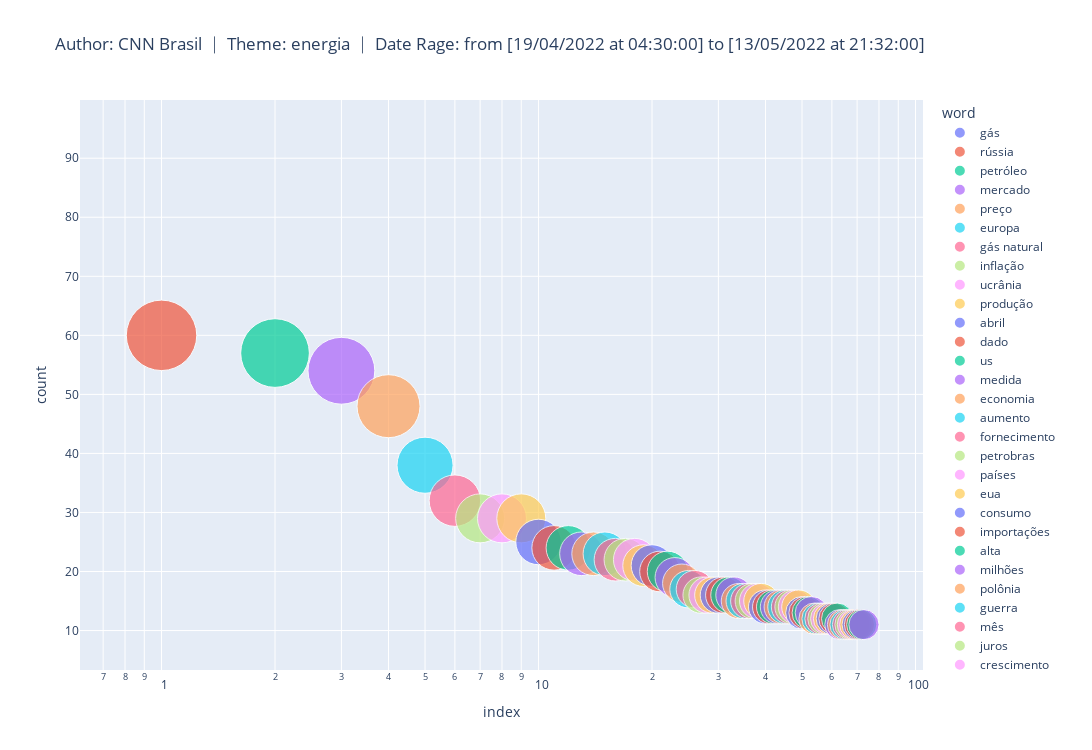

The notebook cell saved with this chart:
### Code cell
# iterative scatter analysis with wordcloud words

## creating a dataframe with the dictionary generated by the NLP algorithm
df2 = pd.DataFrame.from_dict(wordcloud_text, orient='index') # generating a dataframe from a dictionary
df2 = df2.rename(columns={0:'count'}) 
df2['word'] = df2.index
df2 = df2.reset_index(drop=True)
df2 = df2[['word','count']]

df2.sort_values(by = ['count'],ascending = False,inplace = True, ignore_index = True) # Sort values by descending

## generating a scatterplot from the plotfy library
fig = px.scatter(df2.query('count > 10'),
                y="count",
                size="count",
                color="word",
                hover_name="word",
                log_x=True,
                title = wordcloud_title,
                width=1500, 
                height=750,
                size_max=60)
fig.show()

plt.offline.plot(fig, filename = search_theme+'.html')

### Figure 1 — Plotly figure (JSON) as saved in the notebook; plotly's stock layout.template omitted (floating-point values rounded to 4 significant figures)
{"data": [{"hovertemplate": "<b>%{hovertext}</b><br><br>word=gás<br>index=%{x}<br>count=%{marker.size}<extra></extra>", "hovertext": ["gás"], "legendgroup": "gás", "marker": {"color": "#636efa", "size": [87], "sizemode": "area", "sizeref": 0.02417, "symbol": "circle"}, "mode": "markers", "name": "gás", "orientation": "v", "showlegend": true, "type": "scatter", "x": [0], "xaxis": "x", "y": [87], "yaxis": "y"}, {"hovertemplate": "<b>%{hovertext}</b><br><br>word=rússia<br>index=%{x}<br>count=%{marker.size}<extra></extra>", "hovertext": ["rússia"], "legendgroup": "rússia", "marker": {"color": "#EF553B", "size": [60], "sizemode": "area", "sizeref": 0.02417, "symbol": "circle"}, "mode": "markers", "name": "rússia", "orientation": "v", "showlegend": true, "type": "scatter", "x": [1], "xaxis": "x", "y": [60], "yaxis": "y"}, {"hovertemplate": "<b>%{hovertext}</b><br><br>word=petróleo<br>index=%{x}<br>count=%{marker.size}<extra></extra>", "hovertext": ["petróleo"], "legendgroup": "petróleo", "marker": {"color": "#00cc96", "size": [57], "sizemode": "area", "sizeref": 0.02417, "symbol": "circle"}, "mode": "markers", "name": "petróleo", "orientation": "v", "showlegend": true, "type": "scatter", "x": [2], "xaxis": "x", "y": [57], "yaxis": "y"}, {"hovertemplate": "<b>%{hovertext}</b><br><br>word=mercado<br>index=%{x}<br>count=%{marker.size}<extra></extra>", "hovertext": ["mercado"], "legendgroup": "mercado", "marker": {"color": "#ab63fa", "size": [54], "sizemode": "area", "sizeref": 0.02417, "symbol": "circle"}, "mode": "markers", "name": "mercado", "orientation": "v", "showlegend": true, "type": "scatter", "x": [3], "xaxis": "x", "y": [54], "yaxis": "y"}, {"hovertemplate": "<b>%{hovertext}</b><br><br>word=preço<br>index=%{x}<br>count=%{marker.size}<extra></extra>", "hovertext": ["preço"], "legendgroup": "preço", "marker": {"color": "#FFA15A", "size": [48], "sizemode": "area", "sizeref": 0.02417, "symbol": "circle"}, "mode": "markers", "name": "preço", "orientation": "v", "showlegend": true, "type": "scatter", "x": [4], "xaxis": "x", "y": [48], "yaxis": "y"}, {"hovertemplate": "<b>%{hovertext}</b><br><br>word=europa<br>index=%{x}<br>count=%{marker.size}<extra></extra>", "hovertext": ["europa"], "legendgroup": "europa", "marker": {"color": "#19d3f3", "size": [38], "sizemode": "area", "sizeref": 0.02417, "symbol": "circle"}, "mode": "markers", "name": "europa", "orientation": "v", "showlegend": true, "type": "scatter", "x": [5], "xaxis": "x", "y": [38], "yaxis": "y"}, {"hovertemplate": "<b>%{hovertext}</b><br><br>word=gás natural<br>index=%{x}<br>count=%{marker.size}<extra></extra>", "hovertext": ["gás natural"], "legendgroup": "gás natural", "marker": {"color": "#FF6692", "size": [32], "sizemode": "area", "sizeref": 0.02417, "symbol": "circle"}, "mode": "markers", "name": "gás natural", "orientation": "v", "showlegend": true, "type": "scatter", "x": [6], "xaxis": "x", "y": [32], "yaxis": "y"}, {"hovertemplate": "<b>%{hovertext}</b><br><br>word=inflação<br>index=%{x}<br>count=%{marker.size}<extra></extra>", "hovertext": ["inflação"], "legendgroup": "inflação", "marker": {"color": "#B6E880", "size": [29], "sizemode": "area", "sizeref": 0.02417, "symbol": "circle"}, "mode": "markers", "name": "inflação", "orientation": "v", "showlegend": true, "type": "scatter", "x": [7], "xaxis": "x", "y": [29], "yaxis": "y"}, {"hovertemplate": "<b>%{hovertext}</b><br><br>word=ucrânia<br>index=%{x}<br>count=%{marker.size}<extra></extra>", "hovertext": ["ucrânia"], "legendgroup": "ucrânia", "marker": {"color": "#FF97FF", "size": [29], "sizemode": "area", "sizeref": 0.02417, "symbol": "circle"}, "mode": "markers", "name": "ucrânia", "orientation": "v", "showlegend": true, "type": "scatter", "x": [8], "xaxis": "x", "y": [29], "yaxis": "y"}, {"hovertemplate": "<b>%{hovertext}</b><br><br>word=produção<br>index=%{x}<br>count=%{marker.size}<extra></extra>", "hovertext": ["produção"], "legendgroup": "produção", "marker": {"color": "#FECB52", "size": [29], "sizemode": "area", "sizeref": 0.02417, "symbol": "circle"}, "mode": "markers", "name": "produção", "orientation": "v", "showlegend": true, "type": "scatter", "x": [9], "xaxis": "x", "y": [29], "yaxis": "y"}, {"hovertemplate": "<b>%{hovertext}</b><br><br>word=abril<br>index=%{x}<br>count=%{marker.size}<extra></extra>", "hovertext": ["abril"], "legendgroup": "abril", "marker": {"color": "#636efa", "size": [25], "sizemode": "area", "sizeref": 0.02417, "symbol": "circle"}, "mode": "markers", "name": "abril", "orientation": "v", "showlegend": true, "type": "scatter", "x": [10], "xaxis": "x", "y": [25], "yaxis": "y"}, {"hovertemplate": "<b>%{hovertext}</b><br><br>word=dado<br>index=%{x}<br>count=%{marker.size}<extra></extra>", "hovertext": ["dado"], "legendgroup": "dado", "marker": {"color": "#EF553B", "size": [24], "sizemode": "area", "sizeref": 0.02417, "symbol": "circle"}, "mode": "markers", "name": "dado", "orientation": "v", "showlegend": true, "type": "scatter", "x": [11], "xaxis": "x", "y": [24], "yaxis": "y"}, {"hovertemplate": "<b>%{hovertext}</b><br><br>word=us<br>index=%{x}<br>count=%{marker.size}<extra></extra>", "hovertext": ["us"], "legendgroup": "us", "marker": {"color": "#00cc96", "size": [24], "sizemode": "area", "sizeref": 0.02417, "symbol": "circle"}, "mode": "markers", "name": "us", "orientation": "v", "showlegend": true, "type": "scatter", "x": [12], "xaxis": "x", "y": [24], "yaxis": "y"}, {"hovertemplate": "<b>%{hovertext}</b><br><br>word=medida<br>index=%{x}<br>count=%{marker.size}<extra></extra>", "hovertext": ["medida"], "legendgroup": "medida", "marker": {"color": "#ab63fa", "size": [23], "sizemode": "area", "sizeref": 0.02417, "symbol": "circle"}, "mode": "markers", "name": "medida", "orientation": "v", "showlegend": true, "type": "scatter", "x": [13], "xaxis": "x", "y": [23], "yaxis": "y"}, {"hovertemplate": "<b>%{hovertext}</b><br><br>word=economia<br>index=%{x}<br>count=%{marker.size}<extra></extra>", "hovertext": ["economia"], "legendgroup": "economia", "marker": {"color": "#FFA15A", "size": [23], "sizemode": "area", "sizeref": 0.02417, "symbol": "circle"}, "mode": "markers", "name": "economia", "orientation": "v", "showlegend": true, "type": "scatter", "x": [14], "xaxis": "x", "y": [23], "yaxis": "y"}, {"hovertemplate": "<b>%{hovertext}</b><br><br>word=aumento<br>index=%{x}<br>count=%{marker.size}<extra></extra>", "hovertext": ["aumento"], "legendgroup": "aumento", "marker": {"color": "#19d3f3", "size": [23], "sizemode": "area", "sizeref": 0.02417, "symbol": "circle"}, "mode": "markers", "name": "aumento", "orientation": "v", "showlegend": true, "type": "scatter", "x": [15], "xaxis": "x", "y": [23], "yaxis": "y"}, {"hovertemplate": "<b>%{hovertext}</b><br><br>word=fornecimento<br>index=%{x}<br>count=%{marker.size}<extra></extra>", "hovertext": ["fornecimento"], "legendgroup": "fornecimento", "marker": {"color": "#FF6692", "size": [22], "sizemode": "area", "sizeref": 0.02417, "symbol": "circle"}, "mode": "markers", "name": "fornecimento", "orientation": "v", "showlegend": true, "type": "scatter", "x": [16], "xaxis": "x", "y": [22], "yaxis": "y"}, {"hovertemplate": "<b>%{hovertext}</b><br><br>word=petrobras<br>index=%{x}<br>count=%{marker.size}<extra></extra>", "hovertext": ["petrobras"], "legendgroup": "petrobras", "marker": {"color": "#B6E880", "size": [22], "sizemode": "area", "sizeref": 0.02417, "symbol": "circle"}, "mode": "markers", "name": "petrobras", "orientation": "v", "showlegend": true, "type": "scatter", "x": [17], "xaxis": "x", "y": [22], "yaxis": "y"}, {"hovertemplate": "<b>%{hovertext}</b><br><br>word=países<br>index=%{x}<br>count=%{marker.size}<extra></extra>", "hovertext": ["países"], "legendgroup": "países", "marker": {"color": "#FF97FF", "size": [22], "sizemode": "area", "sizeref": 0.02417, "symbol": "circle"}, "mode": "markers", "name": "países", "orientation": "v", "showlegend": true, "type": "scatter", "x": [18], "xaxis": "x", "y": [22], "yaxis": "y"}, {"hovertemplate": "<b>%{hovertext}</b><br><br>word=eua<br>index=%{x}<br>count=%{marker.size}<extra></extra>", "hovertext": ["eua"], "legendgroup": "eua", "marker": {"color": "#FECB52", "size": [21], "sizemode": "area", "sizeref": 0.02417, "symbol": "circle"}, "mode": "markers", "name": "eua", "orientation": "v", "showlegend": true, "type": "scatter", "x": [19], "xaxis": "x", "y": [21], "yaxis": "y"}, {"hovertemplate": "<b>%{hovertext}</b><br><br>word=consumo<br>index=%{x}<br>count=%{marker.size}<extra></extra>", "hovertext": ["consumo"], "legendgroup": "consumo", "marker": {"color": "#636efa", "size": [21], "sizemode": "area", "sizeref": 0.02417, "symbol": "circle"}, "mode": "markers", "name": "consumo", "orientation": "v", "showlegend": true, "type": "scatter", "x": [20], "xaxis": "x", "y": [21], "yaxis": "y"}, {"hovertemplate": "<b>%{hovertext}</b><br><br>word=importações<br>index=%{x}<br>count=%{marker.size}<extra></extra>", "hovertext": ["importações"], "legendgroup": "importações", "marker": {"color": "#EF553B", "size": [20], "sizemode": "area", "sizeref": 0.02417, "symbol": "circle"}, "mode": "markers", "name": "importações", "orientation": "v", "showlegend": true, "type": "scatter", "x": [21], "xaxis": "x", "y": [20], "yaxis": "y"}, {"hovertemplate": "<b>%{hovertext}</b><br><br>word=alta<br>index=%{x}<br>count=%{marker.size}<extra></extra>", "hovertext": ["alta"], "legendgroup": "alta", "marker": {"color": "#00cc96", "size": [20], "sizemode": "area", "sizeref": 0.02417, "symbol": "circle"}, "mode": "markers", "name": "alta", "orientation": "v", "showlegend": true, "type": "scatter", "x": [22], "xaxis": "x", "y": [20], "yaxis": "y"}, {"hovertemplate": "<b>%{hovertext}</b><br><br>word=milhões<br>index=%{x}<br>count=%{marker.size}<extra></extra>", "hovertext": ["milhões"], "legendgroup": "milhões", "marker": {"color": "#ab63fa", "size": [19], "sizemode": "area", "sizeref": 0.02417, "symbol": "circle"}, "mode": "markers", "name": "milhões", "orientation": "v", "showlegend": true, "type": "scatter", "x": [23], "xaxis": "x", "y": [19], "yaxis": "y"}, {"hovertemplate": "<b>%{hovertext}</b><br><br>word=polônia<br>index=%{x}<br>count=%{marker.size}<extra></extra>", "hovertext": ["polônia"], "legendgroup": "polônia", "marker": {"color": "#FFA15A", "size": [18], "sizemode": "area", "sizeref": 0.02417, "symbol": "circle"}, "mode": "markers", "name": "polônia", "orientation": "v", "showlegend": true, "type": "scatter", "x": [24], "xaxis": "x", "y": [18], "yaxis": "y"}, {"hovertemplate": "<b>%{hovertext}</b><br><br>word=guerra<br>index=%{x}<br>count=%{marker.size}<extra></extra>", "hovertext": ["guerra"], "legendgroup": "guerra", "marker": {"color": "#19d3f3", "size": [17], "sizemode": "area", "sizeref": 0.02417, "symbol": "circle"}, "mode": "markers", "name": "guerra", "orientation": "v", "showlegend": true, "type": "scatter", "x": [25], "xaxis": "x", "y": [17], "yaxis": "y"}, {"hovertemplate": "<b>%{hovertext}</b><br><br>word=mês<br>index=%{x}<br>count=%{marker.size}<extra></extra>", "hovertext": ["mês"], "legendgroup": "mês", "marker": {"color": "#FF6692", "size": [17], "sizemode": "area", "sizeref": 0.02417, "symbol": "circle"}, "mode": "markers", "name": "mês", "orientation": "v", "showlegend": true, "type": "scatter", "x": [26], "xaxis": "x", "y": [17], "yaxis": "y"}, {"hovertemplate": "<b>%{hovertext}</b><br><br>word=juros<br>index=%{x}<br>count=%{marker.size}<extra></extra>", "hovertext": ["juros"], "legendgroup": "juros", "marker": {"color": "#B6E880", "size": [16], "sizemode": "area", "sizeref": 0.02417, "symbol": "circle"}, "mode": "markers", "name": "juros", "orientation": "v", "showlegend": true, "type": "scatter", "x": [27], "xaxis": "x", "y": [16], "yaxis": "y"}, {"hovertemplate": "<b>%{hovertext}</b><br><br>word=crescimento<br>index=%{x}<br>count=%{marker.size}<extra></extra>", "hovertext": ["crescimento"], "legendgroup": "crescimento", "marker": {"color": "#FF97FF", "size": [16], "sizemode": "area", "sizeref": 0.02417, "symbol": "circle"}, "mode": "markers", "name": "crescimento", "orientation": "v", "showlegend": true, "type": "scatter", "x": [28], "xaxis": "x", "y": [16], "yaxis": "y"}, {"hovertemplate": "<b>%{hovertext}</b><br><br>word=reajuste<br>index=%{x}<br>count=%{marker.size}<extra></extra>", "hovertext": ["reajuste"], "legendgroup": "reajuste", "marker": {"color": "#FECB52", "size": [16], "sizemode": "area", "sizeref": 0.02417, "symbol": "circle"}, "mode": "markers", "name": "reajuste", "orientation": "v", "showlegend": true, "type": "scatter", "x": [29], "xaxis": "x", "y": [16], "yaxis": "y"}, {"hovertemplate": "<b>%{hovertext}</b><br><br>word=índia<br>index=%{x}<br>count=%{marker.size}<extra></extra>", "hovertext": ["índia"], "legendgroup": "índia", "marker": {"color": "#636efa", "size": [16], "sizemode": "area", "sizeref": 0.02417, "symbol": "circle"}, "mode": "markers", "name": "índia", "orientation": "v", "showlegend": true, "type": "scatter", "x": [30], "xaxis": "x", "y": [16], "yaxis": "y"}, {"hovertemplate": "<b>%{hovertext}</b><br><br>word=relação<br>index=%{x}<br>count=%{marker.size}<extra></extra>", "hovertext": ["relação"], "legendgroup": "relação", "marker": {"color": "#EF553B", "size": [16], "sizemode": "area", "sizeref": 0.02417, "symbol": "circle"}, "mode": "markers", "name": "relação", "orientation": "v", "showlegend": true, "type": "scatter", "x": [31], "xaxis": "x", "y": [16], "yaxis": "y"}, {"hovertemplate": "<b>%{hovertext}</b><br><br>word=governo<br>index=%{x}<br>count=%{marker.size}<extra></extra>", "hovertext": ["governo"], "legendgroup": "governo", "marker": {"color": "#00cc96", "size": [16], "sizemode": "area", "sizeref": 0.02417, "symbol": "circle"}, "mode": "markers", "name": "governo", "orientation": "v", "showlegend": true, "type": "scatter", "x": [32], "xaxis": "x", "y": [16], "yaxis": "y"}, {"hovertemplate": "<b>%{hovertext}</b><br><br>word=meses<br>index=%{x}<br>count=%{marker.size}<extra></extra>", "hovertext": ["meses"], "legendgroup": "meses", "marker": {"color": "#ab63fa", "size": [16], "sizemode": "area", "sizeref": 0.02417, "symbol": "circle"}, "mode": "markers", "name": "meses", "orientation": "v", "showlegend": true, "type": "scatter", "x": [33], "xaxis": "x", "y": [16], "yaxis": "y"}, {"hovertemplate": "<b>%{hovertext}</b><br><br>word=ue<br>index=%{x}<br>count=%{marker.size}<extra></extra>", "hovertext": ["ue"], "legendgroup": "ue", "marker": {"color": "#FFA15A", "size": [15], "sizemode": "area", "sizeref": 0.02417, "symbol": "circle"}, "mode": "markers", "name": "ue", "orientation": "v", "showlegend": true, "type": "scatter", "x": [34], "xaxis": "x", "y": [15], "yaxis": "y"}, {"hovertemplate": "<b>%{hovertext}</b><br><br>word=analista<br>index=%{x}<br>count=%{marker.size}<extra></extra>", "hovertext": ["analista"], "legendgroup": "analista", "marker": {"color": "#19d3f3", "size": [15], "sizemode": "area", "sizeref": 0.02417, "symbol": "circle"}, "mode": "markers", "name": "analista", "orientation": "v", "showlegend": true, "type": "scatter", "x": [35], "xaxis": "x", "y": [15], "yaxis": "y"}, {"hovertemplate": "<b>%{hovertext}</b><br><br>word=fluxo<br>index=%{x}<br>count=%{marker.size}<extra></extra>", "hovertext": ["fluxo"], "legendgroup": "fluxo", "marker": {"color": "#FF6692", "size": [15], "sizemode": "area", "sizeref": 0.02417, "symbol": "circle"}, "mode": "markers", "name": "fluxo", "orientation": "v", "showlegend": true, "type": "scatter", "x": [36], "xaxis": "x", "y": [15], "yaxis": "y"}, {"hovertemplate": "<b>%{hovertext}</b><br><br>word=outro<br>index=%{x}<br>count=%{marker.size}<extra></extra>", "hovertext": ["outro"], "legendgroup": "outro", "marker": {"color": "#B6E880", "size": [15], "sizemode": "area", "sizeref": 0.02417, "symbol": "circle"}, "mode": "markers", "name": "outro", "orientation": "v", "showlegend": true, "type": "scatter", "x": [37], "xaxis": "x", "y": [15], "yaxis": "y"}, {"hovertemplate": "<b>%{hovertext}</b><br><br>word=russa<br>index=%{x}<br>count=%{marker.size}<extra></extra>", "hovertext": ["russa"], "legendgroup": "russa", "marker": {"color": "#FF97FF", "size": [15], "sizemode": "area", "sizeref": 0.02417, "symbol": "circle"}, "mode": "markers", "name": "russa", "orientation": "v", "showlegend": true, "type": "scatter", "x": [38], "xaxis": "x", "y": [15], "yaxis": "y"}, {"hovertemplate": "<b>%{hovertext}</b><br><br>word=maio<br>index=%{x}<br>count=%{marker.size}<extra></extra>", "hovertext": ["maio"], "legendgroup": "maio", "marker": {"color": "#FECB52", "size": [15], "sizemode": "area", "sizeref": 0.02417, "symbol": "circle"}, "mode": "markers", "name": "maio", "orientation": "v", "showlegend": true, "type": "scatter", "x": [39], "xaxis": "x", "y": [15], "yaxis": "y"}, {"hovertemplate": "<b>%{hovertext}</b><br><br>word=recorde<br>index=%{x}<br>count=%{marker.size}<extra></extra>", "hovertext": ["recorde"], "legendgroup": "recorde", "marker": {"color": "#636efa", "size": [14], "sizemode": "area", "sizeref": 0.02417, "symbol": "circle"}, "mode": "markers", "name": "recorde", "orientation": "v", "showlegend": true, "type": "scatter", "x": [40], "xaxis": "x", "y": [14], "yaxis": "y"}, {"hovertemplate": "<b>%{hovertext}</b><br><br>word=impacto<br>index=%{x}<br>count=%{marker.size}<extra></extra>", "hovertext": ["impacto"], "legendgroup": "impacto", "marker": {"color": "#EF553B", "size": [14], "sizemode": "area", "sizeref": 0.02417, "symbol": "circle"}, "mode": "markers", "name": "impacto", "orientation": "v", "showlegend": true, "type": "scatter", "x": [41], "xaxis": "x", "y": [14], "yaxis": "y"}, {"hovertemplate": "<b>%{hovertext}</b><br><br>word=conta<br>index=%{x}<br>count=%{marker.size}<extra></extra>", "hovertext": ["conta"], "legendgroup": "conta", "marker": {"color": "#00cc96", "size": [14], "sizemode": "area", "sizeref": 0.02417, "symbol": "circle"}, "mode": "markers", "name": "conta", "orientation": "v", "showlegend": true, "type": "scatter", "x": [42], "xaxis": "x", "y": [14], "yaxis": "y"}, {"hovertemplate": "<b>%{hovertext}</b><br><br>word=receita<br>index=%{x}<br>count=%{marker.size}<extra></extra>", "hovertext": ["receita"], "legendgroup": "receita", "marker": {"color": "#ab63fa", "size": [14], "sizemode": "area", "sizeref": 0.02417, "symbol": "circle"}, "mode": "markers", "name": "receita", "orientation": "v", "showlegend": true, "type": "scatter", "x": [43], "xaxis": "x", "y": [14], "yaxis": "y"}, {"hovertemplate": "<b>%{hovertext}</b><br><br>word=contrato<br>index=%{x}<br>count=%{marker.size}<extra></extra>", "hovertext": ["contrato"], "legendgroup": "contrato", "marker": {"color": "#FFA15A", "size": [14], "sizemode": "area", "sizeref": 0.02417, "symbol": "circle"}, "mode": "markers", "name": "contrato", "orientation": "v", "showlegend": true, "type": "scatter", "x": [44], "xaxis": "x", "y": [14], "yaxis": "y"}, {"hovertemplate": "<b>%{hovertext}</b><br><br>word=novo<br>index=%{x}<br>count=%{marker.size}<extra></extra>", "hovertext": ["novo"], "legendgroup": "novo", "marker": {"color": "#19d3f3", "size": [14], "sizemode": "area", "sizeref": 0.02417, "symbol": "circle"}, "mode": "markers", "name": "novo", "orientation": "v", "showlegend": true, "type": "scatter", "x": [45], "xaxis": "x", "y": [14], "yaxis": "y"}, {"hovertemplate": "<b>%{hovertext}</b><br><br>word=ministro<br>index=%{x}<br>count=%{marker.size}<extra></extra>", "hovertext": ["ministro"], "legendgroup": "ministro", "marker": {"color": "#FF6692", "size": [14], "sizemode": "area", "sizeref": 0.02417, "symbol": "circle"}, "mode": "markers", "name": "ministro", "orientation": "v", "showlegend": true, "type": "scatter", "x": [46], "xaxis": "x", "y": [14], "yaxis": "y"}, {"hovertemplate": "<b>%{hovertext}</b><br><br>word=fim<br>index=%{x}<br>count=%{marker.size}<extra></extra>", "hovertext": ["fim"], "legendgroup": "fim", "marker": {"color": "#B6E880", "size": [14], "sizemode": "area", "sizeref": 0.02417, "symbol": "circle"}, "mode": "markers", "name": "fim", "orientation": "v", "showlegend": true, "type": "scatter", "x": [47], "xaxis": "x", "y": [14], "yaxis": "y"}, {"hovertemplate": "<b>%{hovertext}</b><br><br>word=calor<br>index=%{x}<br>count=%{marker.size}<extra></extra>", "hovertext": ["calor"], "legendgroup": "calor", "marker": {"color": "#FF97FF", "size": [14], "sizemode": "area", "sizeref": 0.02417, "symbol": "circle"}, "mode": "markers", "name": "calor", "orientation": "v", "showlegend": true, "type": "scatter", "x": [48], "xaxis": "x", "y": [14], "yaxis": "y"}, {"hovertemplate": "<b>%{hovertext}</b><br><br>word=ministério<br>index=%{x}<br>count=%{marker.size}<extra></extra>", "hovertext": ["ministério"], "legendgroup": "ministério", "marker": {"color": "#FECB52", "size": [14], "sizemode": "area", "sizeref": 0.02417, "symbol": "circle"}, "mode": "markers", "name": "ministério", "orientation": "v", "showlegend": true, "type": "scatter", "x": [49], "xaxis": "x", "y": [14], "yaxis": "y"}, {"hovertemplate": "<b>%{hovertext}</b><br><br>word=final<br>index=%{x}<br>count=%{marker.size}<extra></extra>", "hovertext": ["final"], "legendgroup": "final", "marker": {"color": "#636efa", "size": [13], "sizemode": "area", "sizeref": 0.02417, "symbol": "circle"}, "mode": "markers", "name": "final", "orientation": "v", "showlegend": true, "type": "scatter", "x": [50], "xaxis": "x", "y": [13], "yaxis": "y"}, {"hovertemplate": "<b>%{hovertext}</b><br><br>word=distribuidoras<br>index=%{x}<br>count=%{marker.size}<extra></extra>", "hovertext": ["distribuidoras"], "legendgroup": "distribuidoras", "marker": {"color": "#EF553B", "size": [13], "sizemode": "area", "sizeref": 0.02417, "symbol": "circle"}, "mode": "markers", "name": "distribuidoras", "orientation": "v", "showlegend": true, "type": "scatter", "x": [51], "xaxis": "x", "y": [13], "yaxis": "y"}, {"hovertemplate": "<b>%{hovertext}</b><br><br>word=alemanha<br>index=%{x}<br>count=%{marker.size}<extra></extra>", "hovertext": ["alemanha"], "legendgroup": "alemanha", "marker": {"color": "#00cc96", "size": [13], "sizemode": "area", "sizeref": 0.02417, "symbol": "circle"}, "mode": "markers", "name": "alemanha", "orientation": "v", "showlegend": true, "type": "scatter", "x": [52], "xaxis": "x", "y": [13], "yaxis": "y"}, {"hovertemplate": "<b>%{hovertext}</b><br><br>word=norte<br>index=%{x}<br>count=%{marker.size}<extra></extra>", "hovertext": ["norte"], "legendgroup": "norte", "marker": {"color": "#ab63fa", "size": [13], "sizemode": "area", "sizeref": 0.02417, "symbol": "circle"}, "mode": "markers", "name": "norte", "orientation": "v", "showlegend": true, "type": "scatter", "x": [53], "xaxis": "x", "y": [13], "yaxis": "y"}, {"hovertemplate": "<b>%{hovertext}</b><br><br>word=gazprom<br>index=%{x}<br>count=%{marker.size}<extra></extra>", "hovertext": ["gazprom"], "legendgroup": "gazprom", "marker": {"color": "#FFA15A", "size": [12], "sizemode": "area", "sizeref": 0.02417, "symbol": "circle"}, "mode": "markers", "name": "gazprom", "orientation": "v", "showlegend": true, "type": "scatter", "x": [54], "xaxis": "x", "y": [12], "yaxis": "y"}, {"hovertemplate": "<b>%{hovertext}</b><br><br>word=eletrobras<br>index=%{x}<br>count=%{marker.size}<extra></extra>", "hovertext": ["eletrobras"], "legendgroup": "eletrobras", "marker": {"color": "#19d3f3", "size": [12], "sizemode": "area", "sizeref": 0.02417, "symbol": "circle"}, "mode": "markers", "name": "eletrobras", "orientation": "v", "showlegend": true, "type": "scatter", "x": [55], "xaxis": "x", "y": [12], "yaxis": "y"}, {"hovertemplate": "<b>%{hovertext}</b><br><br>word=bloco<br>index=%{x}<br>count=%{marker.size}<extra></extra>", "hovertext": ["bloco"], "legendgroup": "bloco", "marker": {"color": "#FF6692", "size": [12], "sizemode": "area", "sizeref": 0.02417, "symbol": "circle"}, "mode": "markers", "name": "bloco", "orientation": "v", "showlegend": true, "type": "scatter", "x": [56], "xaxis": "x", "y": [12], "yaxis": "y"}, {"hovertemplate": "<b>%{hovertext}</b><br><br>word=parte<br>index=%{x}<br>count=%{marker.size}<extra></extra>", "hovertext": ["parte"], "legendgroup": "parte", "marker": {"color": "#B6E880", "size": [12], "sizemode": "area", "sizeref": 0.02417, "symbol": "circle"}, "mode": "markers", "name": "parte", "orientation": "v", "showlegend": true, "type": "scatter", "x": [57], "xaxis": "x", "y": [12], "yaxis": "y"}, {"hovertemplate": "<b>%{hovertext}</b><br><br>word=estado<br>index=%{x}<br>count=%{marker.size}<extra></extra>", "hovertext": ["estado"], "legendgroup": "estado", "marker": {"color": "#FF97FF", "size": [12], "sizemode": "area", "sizeref": 0.02417, "symbol": "circle"}, "mode": "markers", "name": "estado", "orientation": "v", "showlegend": true, "type": "scatter", "x": [58], "xaxis": "x", "y": [12], "yaxis": "y"}, {"hovertemplate": "<b>%{hovertext}</b><br><br>word=março<br>index=%{x}<br>count=%{marker.size}<extra></extra>", "hovertext": ["março"], "legendgroup": "março", "marker": {"color": "#FECB52", "size": [12], "sizemode": "area", "sizeref": 0.02417, "symbol": "circle"}, "mode": "markers", "name": "março", "orientation": "v", "showlegend": true, "type": "scatter", "x": [59], "xaxis": "x", "y": [12], "yaxis": "y"}, {"hovertemplate": "<b>%{hovertext}</b><br><br>word=euro<br>index=%{x}<br>count=%{marker.size}<extra></extra>", "hovertext": ["euro"], "legendgroup": "euro", "marker": {"color": "#636efa", "size": [12], "sizemode": "area", "sizeref": 0.02417, "symbol": "circle"}, "mode": "markers", "name": "euro", "orientation": "v", "showlegend": true, "type": "scatter", "x": [60], "xaxis": "x", "y": [12], "yaxis": "y"}, {"hovertemplate": "<b>%{hovertext}</b><br><br>word=invasão<br>index=%{x}<br>count=%{marker.size}<extra></extra>", "hovertext": ["invasão"], "legendgroup": "invasão", "marker": {"color": "#EF553B", "size": [12], "sizemode": "area", "sizeref": 0.02417, "symbol": "circle"}, "mode": "markers", "name": "invasão", "orientation": "v", "showlegend": true, "type": "scatter", "x": [61], "xaxis": "x", "y": [12], "yaxis": "y"}, {"hovertemplate": "<b>%{hovertext}</b><br><br>word=sanções<br>index=%{x}<br>count=%{marker.size}<extra></extra>", "hovertext": ["sanções"], "legendgroup": "sanções", "marker": {"color": "#00cc96", "size": [12], "sizemode": "area", "sizeref": 0.02417, "symbol": "circle"}, "mode": "markers", "name": "sanções", "orientation": "v", "showlegend": true, "type": "scatter", "x": [62], "xaxis": "x", "y": [12], "yaxis": "y"}, {"hovertemplate": "<b>%{hovertext}</b><br><br>word=consumidores<br>index=%{x}<br>count=%{marker.size}<extra></extra>", "hovertext": ["consumidores"], "legendgroup": "consumidores", "marker": {"color": "#ab63fa", "size": [11], "sizemode": "area", "sizeref": 0.02417, "symbol": "circle"}, "mode": "markers", "name": "consumidores", "orientation": "v", "showlegend": true, "type": "scatter", "x": [63], "xaxis": "x", "y": [11], "yaxis": "y"}, {"hovertemplate": "<b>%{hovertext}</b><br><br>word=bens<br>index=%{x}<br>count=%{marker.size}<extra></extra>", "hovertext": ["bens"], "legendgroup": "bens", "marker": {"color": "#FFA15A", "size": [11], "sizemode": "area", "sizeref": 0.02417, "symbol": "circle"}, "mode": "markers", "name": "bens", "orientation": "v", "showlegend": true, "type": "scatter", "x": [64], "xaxis": "x", "y": [11], "yaxis": "y"}, {"hovertemplate": "<b>%{hovertext}</b><br><br>word=espera<br>index=%{x}<br>count=%{marker.size}<extra></extra>", "hovertext": ["espera"], "legendgroup": "espera", "marker": {"color": "#19d3f3", "size": [11], "sizemode": "area", "sizeref": 0.02417, "symbol": "circle"}, "mode": "markers", "name": "espera", "orientation": "v", "showlegend": true, "type": "scatter", "x": [65], "xaxis": "x", "y": [11], "yaxis": "y"}, {"hovertemplate": "<b>%{hovertext}</b><br><br>word=estatal<br>index=%{x}<br>count=%{marker.size}<extra></extra>", "hovertext": ["estatal"], "legendgroup": "estatal", "marker": {"color": "#FF6692", "size": [11], "sizemode": "area", "sizeref": 0.02417, "symbol": "circle"}, "mode": "markers", "name": "estatal", "orientation": "v", "showlegend": true, "type": "scatter", "x": [66], "xaxis": "x", "y": [11], "yaxis": "y"}, {"hovertemplate": "<b>%{hovertext}</b><br><br>word=necessidade<br>index=%{x}<br>count=%{marker.size}<extra></extra>", "hovertext": ["necessidade"], "legendgroup": "necessidade", "marker": {"color": "#B6E880", "size": [11], "sizemode": "area", "sizeref": 0.02417, "symbol": "circle"}, "mode": "markers", "name": "necessidade", "orientation": "v", "showlegend": true, "type": "scatter", "x": [67], "xaxis": "x", "y": [11], "yaxis": "y"}, {"hovertemplate": "<b>%{hovertext}</b><br><br>word=barris<br>index=%{x}<br>count=%{marker.size}<extra></extra>", "hovertext": ["barris"], "legendgroup": "barris", "marker": {"color": "#FF97FF", "size": [11], "sizemode": "area", "sizeref": 0.02417, "symbol": "circle"}, "mode": "markers", "name": "barris", "orientation": "v", "showlegend": true, "type": "scatter", "x": [68], "xaxis": "x", "y": [11], "yaxis": "y"}, {"hovertemplate": "<b>%{hovertext}</b><br><br>word=bulgária<br>index=%{x}<br>count=%{marker.size}<extra></extra>", "hovertext": ["bulgária"], "legendgroup": "bulgária", "marker": {"color": "#FECB52", "size": [11], "sizemode": "area", "sizeref": 0.02417, "symbol": "circle"}, "mode": "markers", "name": "bulgária", "orientation": "v", "showlegend": true, "type": "scatter", "x": [69], "xaxis": "x", "y": [11], "yaxis": "y"}, {"hovertemplate": "<b>%{hovertext}</b><br><br>word=desenvolvimento<br>index=%{x}<br>count=%{marker.size}<extra></extra>", "hovertext": ["desenvolvimento"], "legendgroup": "desenvolvimento", "marker": {"color": "#636efa", "size": [11], "sizemode": "area", "sizeref": 0.02417, "symbol": "circle"}, "mode": "markers", "name": "desenvolvimento", "orientation": "v", "showlegend": true, "type": "scatter", "x": [70], "xaxis": "x", "y": [11], "yaxis": "y"}, {"hovertemplate": "<b>%{hovertext}</b><br><br>word=união europeia<br>index=%{x}<br>count=%{marker.size}<extra></extra>", "hovertext": ["união europeia"], "legendgroup": "união europeia", "marker": {"color": "#EF553B", "size": [11], "sizemode": "area", "sizeref": 0.02417, "symbol": "circle"}, "mode": "markers", "name": "união europeia", "orientation": "v", "showlegend": true, "type": "scatter", "x": [71], "xaxis": "x", "y": [11], "yaxis": "y"}, {"hovertemplate": "<b>%{hovertext}</b><br><br>word=indústria<br>index=%{x}<br>count=%{marker.size}<extra></extra>", "hovertext": ["indústria"], "legendgroup": "indústria", "marker": {"color": "#00cc96", "size": [11], "sizemode": "area", "sizeref": 0.02417, "symbol": "circle"}, "mode": "markers", "name": "indústria", "orientation": "v", "showlegend": true, "type": "scatter", "x": [72], "xaxis": "x", "y": [11], "yaxis": "y"}, {"hovertemplate": "<b>%{hovertext}</b><br><br>word=gasoduto<br>index=%{x}<br>count=%{marker.size}<extra></extra>", "hovertext": ["gasoduto"], "legendgroup": "gasoduto", "marker": {"color": "#ab63fa", "size": [11], "sizemode": "area", "sizeref": 0.02417, "symbol": "circle"}, "mode": "markers", "name": "gasoduto", "orientation": "v", "showlegend": true, "type": "scatter", "x": [73], "xaxis": "x", "y": [11], "yaxis": "y"}], "layout": {"height": 750, "legend": {"itemsizing": "constant", "title": {"text": "word"}, "tracegroupgap": 0}, "title": {"text": "Author: CNN Brasil │ Theme: energia │ Date Rage: from [19/04/2022 at 04:30:00] to [13/05/2022 at 21:32:00]"}, "width": 1500, "xaxis": {"anchor": "y", "domain": [0, 1], "title": {"text": "index"}, "type": "log"}, "yaxis": {"anchor": "x", "domain": [0, 1], "title": {"text": "count"}}}}
